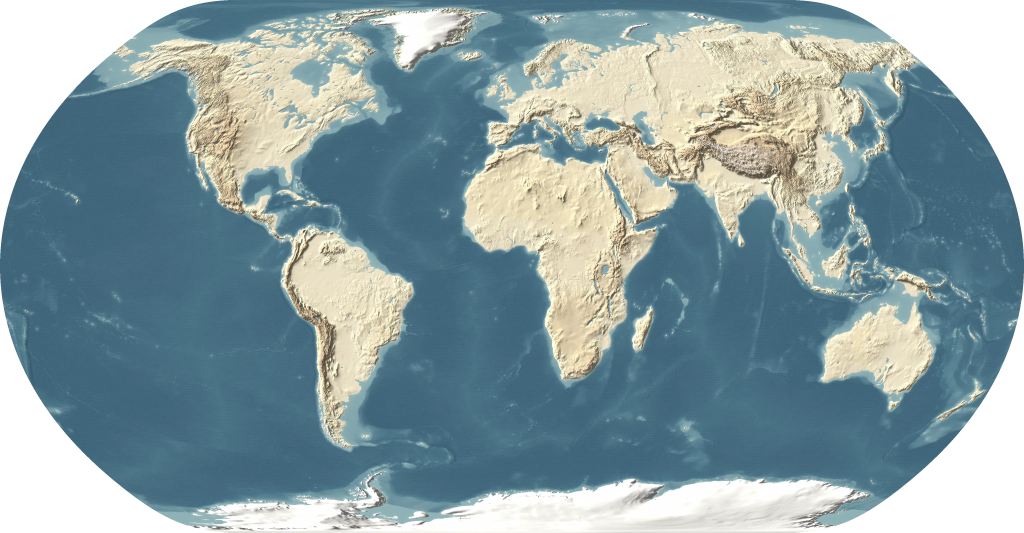
#> input picture views/terrain/terrain-political.webp, 4096 x 2130 px (shown at 1/4 size)
$ python grid.py ../../views/terrain/terrain-political.webp
#> lines starting #> are read from the running program, lines starting #| are printed output that depends on the picture
#!/usr/bin/env python3
"""Travel grid for the shared motion model (views/atlas/world/route.js): the pixel map's terrain raster cut to half-degree cells.

Usage: python3 ingest/motion/grid.py [TERRAIN_L0_PNG]   (default /mnt/project-files/atlas/pixel/terrain/terrain_l0.png)
Writes data/motion/grid.json: 720 x 360 cells (0.5 degree, row 0 at 90N, column 0 at 180W), one value per cell:
  0 deep ocean, 1 sea or shelf, 2 lake, 3 ice, 4 tundra, 5 boreal forest, 6 temperate forest, 7 tropical forest,
  8 grassland, 9 steppe or savanna, 10 sand desert, 11 rock desert, 12 wetland, 13 hills, 14 mountains, 15 high peaks;
  +16 when a mapped river runs through the cell.
Rows are run-length coded: a letter (A-Z then a-f = 0..31) followed by its run length when longer than 1.
The source raster is the terrain workstream's L0 tile (10 arc-minutes, classes from SPEC.md in views/pixel/).
"""
import json, os, sys
from collections import Counter
from PIL import Image

src = sys.argv[1] if len(sys.argv) > 1 else '/mnt/project-files/atlas/pixel/terrain/terrain_l0.png'
root = os.path.dirname(os.path.dirname(os.path.dirname(os.path.abspath(__file__))))
im = Image.open(src).convert('RGB'); W, H = im.size; px = im.load()
#> after `im = Image.open(src).convert('RGB')`:
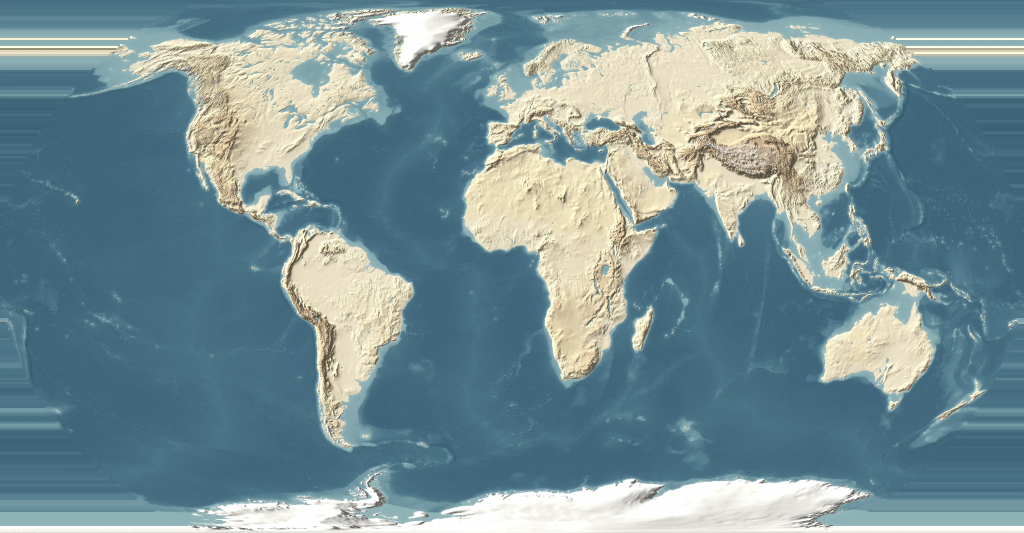
#> im: PIL image 4096x2130 RGB (shown at 1/4 size); mean R, G, B 119.7, 145, 151
#> after `W, H = im.size`: W = 4096; H = 2130
step = W // 720
#> step = 5
#> (the run stopped early here; a loop or call above may not have finished)
